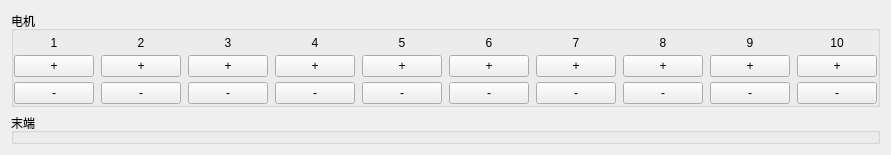
         <widget class="QWidget" name="pg_control">
          <layout class="QVBoxLayout" name="verticalLayout_22" stretch="1,2">
           <item>
            <widget class="QGroupBox" name="groupBox">
             <property name="title">
              <string>电机</string>
             </property>
             <layout class="QHBoxLayout" name="horizontalLayout_4">
              <property name="spacing">
               <number>7</number>
              </property>
              <property name="leftMargin">
               <number>0</number>
              </property>
              <property name="topMargin">
               <number>5</number>
              </property>
              <property name="rightMargin">
               <number>0</number>
              </property>
              <property name="bottomMargin">
               <number>0</number>
              </property>
              <item>
               <layout class="QVBoxLayout" name="verticalLayout_12" stretch="1,2,2">
                <property name="spacing">
                 <number>5</number>
                </property>
                <item>
                 <widget class="QLabel" name="label">
                  <property name="text">
                   <string>1</string>
                  </property>
                  <property name="alignment">
                   <set>Qt::AlignCenter</set>
                  </property>
                 </widget>
                </item>
                <item>
                 <widget class="QPushButton" name="pushButton_2">
                  <property name="sizePolicy">
                   <sizepolicy hsizetype="Minimum" vsizetype="Preferred">
                    <horstretch>0</horstretch>
                    <verstretch>0</verstretch>
                   </sizepolicy>
                  </property>
                  <property name="text">
                   <string>+</string>
                  </property>
                 </widget>
                </item>
                <item>
                 <widget class="QPushButton" name="pushButton_3">
                  <property name="sizePolicy">
                   <sizepolicy hsizetype="Minimum" vsizetype="Preferred">
                    <horstretch>0</horstretch>
                    <verstretch>0</verstretch>
                   </sizepolicy>
                  </property>
                  <property name="text">
                   <string>-</string>
                  </property>
                 </widget>
                </item>
               </layout>
              </item>
              <item>
               <layout class="QVBoxLayout" name="verticalLayout_14" stretch="1,2,2">
                <property name="spacing">
                 <number>5</number>
                </property>
                <item>
                 <widget class="QLabel" name="label_3">
                  <property name="text">
                   <string>2</string>
                  </property>
                  <property name="alignment">
                   <set>Qt::AlignCenter</set>
                  </property>
                 </widget>
                </item>
                <item>
                 <widget class="QPushButton" name="pushButton_6">
                  <property name="sizePolicy">
                   <sizepolicy hsizetype="Minimum" vsizetype="Preferred">
                    <horstretch>0</horstretch>
                    <verstretch>0</verstretch>
                   </sizepolicy>
                  </property>
                  <property name="text">
                   <string>+</string>
                  </property>
                 </widget>
                </item>
                <item>
                 <widget class="QPushButton" name="pushButton_7">
                  <property name="sizePolicy">
                   <sizepolicy hsizetype="Minimum" vsizetype="Preferred">
                    <horstretch>0</horstretch>
                    <verstretch>0</verstretch>
                   </sizepolicy>
                  </property>
                  <property name="text">
                   <string>-</string>
                  </property>
                 </widget>
                </item>
               </layout>
              </item>
              <item>
               <layout class="QVBoxLayout" name="verticalLayout_15" stretch="1,2,2">
                <property name="spacing">
                 <number>5</number>
                </property>
                <item>
                 <widget class="QLabel" name="label_4">
                  <property name="text">
                   <string>3</string>
                  </property>
                  <property name="alignment">
                   <set>Qt::AlignCenter</set>
                  </property>
                 </widget>
                </item>
                <item>
                 <widget class="QPushButton" name="pushButton_8">
                  <property name="sizePolicy">
                   <sizepolicy hsizetype="Minimum" vsizetype="Preferred">
                    <horstretch>0</horstretch>
                    <verstretch>0</verstretch>
                   </sizepolicy>
                  </property>
                  <property name="text">
                   <string>+</string>
                  </property>
                 </widget>
                </item>
                <item>
                 <widget class="QPushButton" name="pushButton_9">
                  <property name="sizePolicy">
                   <sizepolicy hsizetype="Minimum" vsizetype="Preferred">
                    <horstretch>0</horstretch>
                    <verstretch>0</verstretch>
                   </sizepolicy>
                  </property>
                  <property name="text">
                   <string>-</string>
                  </property>
                 </widget>
                </item>
               </layout>
              </item>
              <item>
               <layout class="QVBoxLayout" name="verticalLayout_16" stretch="1,2,2">
                <property name="spacing">
                 <number>5</number>
                </property>
                <item>
                 <widget class="QLabel" name="label_5">
                  <property name="text">
                   <string>4</string>
                  </property>
                  <property name="alignment">
                   <set>Qt::AlignCenter</set>
                  </property>
                 </widget>
                </item>
                <item>
                 <widget class="QPushButton" name="pushButton_10">
                  <property name="sizePolicy">
                   <sizepolicy hsizetype="Minimum" vsizetype="Preferred">
                    <horstretch>0</horstretch>
                    <verstretch>0</verstretch>
                   </sizepolicy>
                  </property>
                  <property name="text">
                   <string>+</string>
                  </property>
                 </widget>
                </item>
                <item>
                 <widget class="QPushButton" name="pushButton_11">
                  <property name="sizePolicy">
                   <sizepolicy hsizetype="Minimum" vsizetype="Preferred">
                    <horstretch>0</horstretch>
                    <verstretch>0</verstretch>
                   </sizepolicy>
                  </property>
                  <property name="text">
                   <string>-</string>
                  </property>
                 </widget>
                </item>
               </layout>
              </item>
              <item>
               <layout class="QVBoxLayout" name="verticalLayout_17" stretch="1,2,2">
                <property name="spacing">
                 <number>5</number>
                </property>
                <item>
                 <widget class="QLabel" name="label_6">
                  <property name="text">
                   <string>5</string>
                  </property>
                  <property name="alignment">
                   <set>Qt::AlignCenter</set>
                  </property>
                 </widget>
                </item>
                <item>
                 <widget class="QPushButton" name="pushButton_12">
                  <property name="sizePolicy">
                   <sizepolicy hsizetype="Minimum" vsizetype="Preferred">
                    <horstretch>0</horstretch>
                    <verstretch>0</verstretch>
                   </sizepolicy>
                  </property>
                  <property name="text">
                   <string>+</string>
                  </property>
                 </widget>
                </item>
                <item>
                 <widget class="QPushButton" name="pushButton_13">
                  <property name="sizePolicy">
                   <sizepolicy hsizetype="Minimum" vsizetype="Preferred">
                    <horstretch>0</horstretch>
                    <verstretch>0</verstretch>
                   </sizepolicy>
                  </property>
                  <property name="text">
                   <string>-</string>
                  </property>
                 </widget>
                </item>
               </layout>
              </item>
              <item>
               <layout class="QVBoxLayout" name="verticalLayout_18" stretch="1,2,2">
                <property name="spacing">
                 <number>5</number>
                </property>
                <item>
                 <widget class="QLabel" name="label_7">
                  <property name="text">
                   <string>6</string>
                  </property>
                  <property name="alignment">
                   <set>Qt::AlignCenter</set>
                  </property>
                 </widget>
                </item>
                <item>
                 <widget class="QPushButton" name="pushButton_14">
                  <property name="sizePolicy">
                   <sizepolicy hsizetype="Minimum" vsizetype="Preferred">
                    <horstretch>0</horstretch>
                    <verstretch>0</verstretch>
                   </sizepolicy>
                  </property>
                  <property name="text">
                   <string>+</string>
                  </property>
                 </widget>
                </item>
                <item>
                 <widget class="QPushButton" name="pushButton_15">
                  <property name="sizePolicy">
                   <sizepolicy hsizetype="Minimum" vsizetype="Preferred">
                    <horstretch>0</horstretch>
                    <verstretch>0</verstretch>
                   </sizepolicy>
                  </property>
                  <property name="text">
                   <string>-</string>
                  </property>
                 </widget>
                </item>
               </layout>
              </item>
              <item>
               <layout class="QVBoxLayout" name="verticalLayout_27" stretch="1,2,2">
                <property name="spacing">
                 <number>5</number>
                </property>
                <item>
                 <widget class="QLabel" name="label_15">
                  <property name="text">
                   <string>7</string>
                  </property>
                  <property name="alignment">
                   <set>Qt::AlignCenter</set>
                  </property>
                 </widget>
                </item>
                <item>
                 <widget class="QPushButton" name="pushButton_30">
                  <property name="sizePolicy">
                   <sizepolicy hsizetype="Minimum" vsizetype="Preferred">
                    <horstretch>0</horstretch>
                    <verstretch>0</verstretch>
                   </sizepolicy>
                  </property>
                  <property name="text">
                   <string>+</string>
                  </property>
                 </widget>
                </item>
                <item>
                 <widget class="QPushButton" name="pushButton_31">
                  <property name="sizePolicy">
                   <sizepolicy hsizetype="Minimum" vsizetype="Preferred">
                    <horstretch>0</horstretch>
                    <verstretch>0</verstretch>
                   </sizepolicy>
                  </property>
                  <property name="text">
                   <string>-</string>
                  </property>
                 </widget>
                </item>
               </layout>
              </item>
              <item>
               <layout class="QVBoxLayout" name="verticalLayout_28" stretch="1,2,2">
                <property name="spacing">
                 <number>5</number>
                </property>
                <item>
                 <widget class="QLabel" name="label_16">
                  <property name="text">
                   <string>8</string>
                  </property>
                  <property name="alignment">
                   <set>Qt::AlignCenter</set>
                  </property>
                 </widget>
                </item>
                <item>
                 <widget class="QPushButton" name="pushButton_32">
                  <property name="sizePolicy">
                   <sizepolicy hsizetype="Minimum" vsizetype="Preferred">
                    <horstretch>0</horstretch>
                    <verstretch>0</verstretch>
                   </sizepolicy>
                  </property>
                  <property name="text">
                   <string>+</string>
                  </property>
                 </widget>
                </item>
                <item>
                 <widget class="QPushButton" name="pushButton_33">
                  <property name="sizePolicy">
                   <sizepolicy hsizetype="Minimum" vsizetype="Preferred">
                    <horstretch>0</horstretch>
                    <verstretch>0</verstretch>
                   </sizepolicy>
                  </property>
                  <property name="text">
                   <string>-</string>
                  </property>
                 </widget>
                </item>
               </layout>
              </item>
              <item>
               <layout class="QVBoxLayout" name="verticalLayout_29" stretch="1,2,2">
                <property name="spacing">
                 <number>5</number>
                </property>
                <item>
                 <widget class="QLabel" name="label_17">
                  <property name="text">
                   <string>9</string>
                  </property>
                  <property name="alignment">
                   <set>Qt::AlignCenter</set>
                  </property>
                 </widget>
                </item>
                <item>
                 <widget class="QPushButton" name="pushButton_34">
                  <property name="sizePolicy">
                   <sizepolicy hsizetype="Minimum" vsizetype="Preferred">
                    <horstretch>0</horstretch>
                    <verstretch>0</verstretch>
                   </sizepolicy>
                  </property>
                  <property name="text">
                   <string>+</string>
                  </property>
                 </widget>
                </item>
                <item>
                 <widget class="QPushButton" name="pushButton_35">
                  <property name="sizePolicy">
                   <sizepolicy hsizetype="Minimum" vsizetype="Preferred">
                    <horstretch>0</horstretch>
                    <verstretch>0</verstretch>
                   </sizepolicy>
                  </property>
                  <property name="text">
                   <string>-</string>
                  </property>
                 </widget>
                </item>
               </layout>
              </item>
              <item>
               <layout class="QVBoxLayout" name="verticalLayout_30" stretch="1,2,2">
                <property name="spacing">
                 <number>5</number>
                </property>
                <item>
                 <widget class="QLabel" name="label_18">
                  <property name="text">
                   <string>10</string>
                  </property>
                  <property name="alignment">
                   <set>Qt::AlignCenter</set>
                  </property>
                 </widget>
                </item>
                <item>
                 <widget class="QPushButton" name="pushButton_36">
                  <property name="sizePolicy">
                   <sizepolicy hsizetype="Minimum" vsizetype="Preferred">
                    <horstretch>0</horstretch>
                    <verstretch>0</verstretch>
                   </sizepolicy>
                  </property>
                  <property name="text">
                   <string>+</string>
                  </property>
                 </widget>
                </item>
                <item>
                 <widget class="QPushButton" name="pushButton_37">
                  <property name="sizePolicy">
                   <sizepolicy hsizetype="Minimum" vsizetype="Preferred">
                    <horstretch>0</horstretch>
                    <verstretch>0</verstretch>
                   </sizepolicy>
                  </property>
                  <property name="text">
                   <string>-</string>
                  </property>
                 </widget>
                </item>
               </layout>
              </item>
             </layout>
            </widget>
           </item>
           <item>
            <widget class="QGroupBox" name="groupBox_2">
             <property name="title">
              <string>末端</string>
             </property>
            </widget>
           </item>
          </layout>
         </widget>
